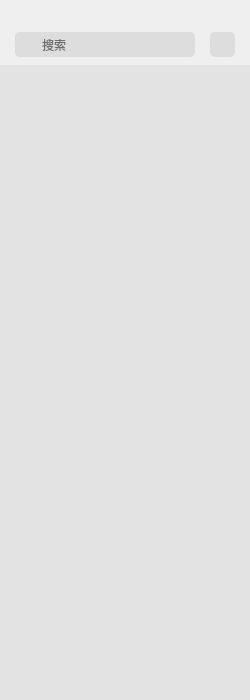
<?xml version="1.0" encoding="UTF-8"?>
<ui version="4.0">
 <class>ChatListWidget</class>
 <widget class="QWidget" name="ChatListWidget">
  <property name="geometry">
   <rect>
    <x>0</x>
    <y>0</y>
    <width>250</width>
    <height>700</height>
   </rect>
  </property>
  <property name="sizePolicy">
   <sizepolicy hsizetype="Expanding" vsizetype="Expanding">
    <horstretch>0</horstretch>
    <verstretch>0</verstretch>
   </sizepolicy>
  </property>
  <property name="minimumSize">
   <size>
    <width>250</width>
    <height>0</height>
   </size>
  </property>
  <property name="maximumSize">
   <size>
    <width>250</width>
    <height>16777215</height>
   </size>
  </property>
  <property name="windowTitle">
   <string>Form</string>
  </property>
  <property name="styleSheet">
   <string notr="true">QListWidget#listWidget
{
  border: none;
  background: #e3e3e3;
}
QWidget#searchWidget
{
  background: #ddd;
  border-radius: 5px;
}
QPushButton#plusBtn,
QPushButton#searchBtn
{
  border: 0px;
  background: #ddd;
  border-radius: 5px;
}
QPushButton#searchBtn
{
  padding: 3px;
}
QLineEdit#searchEdit
{
  border: 0px;
  background: #ddd;
  border-radius: 5px 5px 0 0;
}</string>
  </property>
  <layout class="QGridLayout" name="gridLayout">
   <property name="leftMargin">
    <number>0</number>
   </property>
   <property name="topMargin">
    <number>0</number>
   </property>
   <property name="rightMargin">
    <number>0</number>
   </property>
   <property name="bottomMargin">
    <number>0</number>
   </property>
   <property name="spacing">
    <number>0</number>
   </property>
   <item row="0" column="0">
    <widget class="QWidget" name="nullWidget" native="true">
     <property name="minimumSize">
      <size>
       <width>0</width>
       <height>25</height>
      </size>
     </property>
     <property name="maximumSize">
      <size>
       <width>16777215</width>
       <height>25</height>
      </size>
     </property>
    </widget>
   </item>
   <item row="1" column="0">
    <widget class="QWidget" name="toolWidget" native="true">
     <property name="minimumSize">
      <size>
       <width>0</width>
       <height>40</height>
      </size>
     </property>
     <property name="maximumSize">
      <size>
       <width>16777215</width>
       <height>40</height>
      </size>
     </property>
     <layout class="QGridLayout" name="gridLayout_3">
      <property name="leftMargin">
       <number>15</number>
      </property>
      <property name="topMargin">
       <number>0</number>
      </property>
      <property name="rightMargin">
       <number>15</number>
      </property>
      <property name="bottomMargin">
       <number>0</number>
      </property>
      <property name="horizontalSpacing">
       <number>15</number>
      </property>
      <property name="verticalSpacing">
       <number>0</number>
      </property>
      <item row="0" column="0">
       <widget class="QWidget" name="searchWidget" native="true">
        <property name="minimumSize">
         <size>
          <width>0</width>
          <height>25</height>
         </size>
        </property>
        <property name="maximumSize">
         <size>
          <width>16777215</width>
          <height>25</height>
         </size>
        </property>
        <layout class="QGridLayout" name="gridLayout_4">
         <property name="leftMargin">
          <number>0</number>
         </property>
         <property name="topMargin">
          <number>0</number>
         </property>
         <property name="rightMargin">
          <number>0</number>
         </property>
         <property name="bottomMargin">
          <number>0</number>
         </property>
         <property name="spacing">
          <number>0</number>
         </property>
         <item row="0" column="0">
          <widget class="QPushButton" name="searchBtn">
           <property name="maximumSize">
            <size>
             <width>25</width>
             <height>25</height>
            </size>
           </property>
           <property name="text">
            <string/>
           </property>
           <property name="icon">
            <iconset resource="../res.qrc">
             <normaloff>:/images/search2.svg</normaloff>:/images/search2.svg</iconset>
           </property>
           <property name="iconSize">
            <size>
             <width>12</width>
             <height>12</height>
            </size>
           </property>
          </widget>
         </item>
         <item row="0" column="1">
          <widget class="QLineEdit" name="searchEdit">
           <property name="placeholderText">
            <string>搜索</string>
           </property>
          </widget>
         </item>
        </layout>
       </widget>
      </item>
      <item row="0" column="1">
       <widget class="QPushButton" name="plusBtn">
        <property name="minimumSize">
         <size>
          <width>25</width>
          <height>25</height>
         </size>
        </property>
        <property name="maximumSize">
         <size>
          <width>25</width>
          <height>25</height>
         </size>
        </property>
        <property name="text">
         <string/>
        </property>
        <property name="icon">
         <iconset resource="../res.qrc">
          <normaloff>:/images/plus.svg</normaloff>:/images/plus.svg</iconset>
        </property>
       </widget>
      </item>
     </layout>
    </widget>
   </item>
   <item row="2" column="0">
    <widget class="QListWidget" name="listWidget">
     <property name="sizePolicy">
      <sizepolicy hsizetype="Expanding" vsizetype="Expanding">
       <horstretch>0</horstretch>
       <verstretch>0</verstretch>
      </sizepolicy>
     </property>
    </widget>
   </item>
  </layout>
 </widget>
 <resources>
  <include location="../res.qrc"/>
 </resources>
 <connections/>
</ui>
